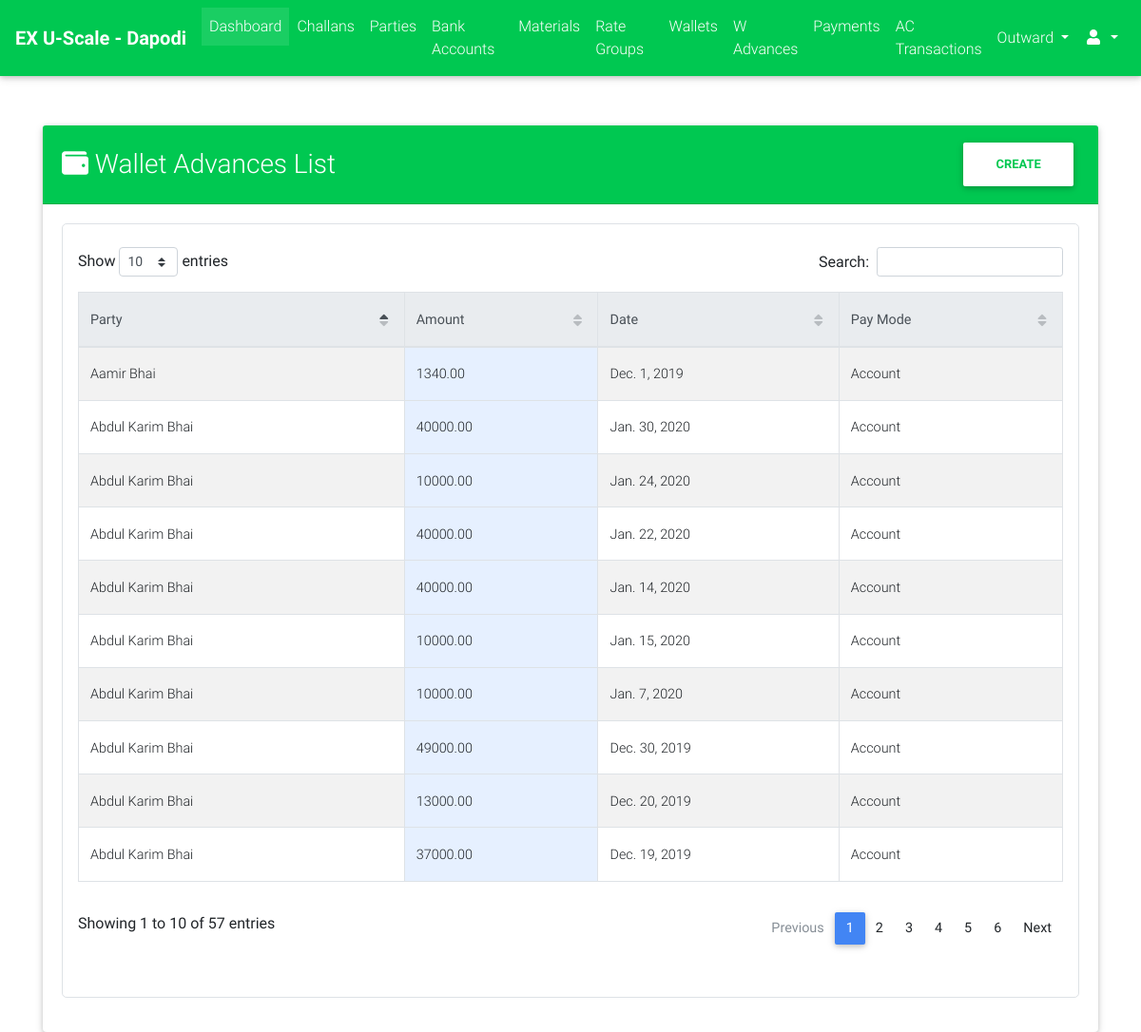
The app's page /cms_admin/wallets/wallet_advances/list/ (signed in) with its own data.
### parties/models.py (models this page shows, shortened)
class WalletAdvance(models.Model):
    GATEWAY_CHOICES = (("CS", "Cash"), ("AC", "Account"), ("IP", "In Payment"))
    wallet = models.ForeignKey(Wallet, verbose_name="Party", on_delete=models.CASCADE)
    amount = models.DecimalField(max_digits=9, decimal_places=2)
    gateway = models.CharField(max_length=2, choices=GATEWAY_CHOICES, default="CS")
    opening_balance = models.DecimalField(default=Decimal(0.0), max_digits=7, decimal_places=2)
    remaining_balance = models.DecimalField(default=Decimal(0.0), max_digits=7, decimal_places=2)
    payed_on = models.DateField(verbose_name="Payed On")
    image = models.ImageField(upload_to="parties/wallets/advances/", blank=True, null=True)

class Wallet(models.Model):
    DEDUCT_TYPE_CHOICES = (("FD", "Full Deduct"), ("PD", "Part Deduct"), ("FXD", "Fix Deduct"))
    party = models.ForeignKey(Party, on_delete=models.CASCADE)
    balance = models.DecimalField(max_digits=9, decimal_places=2, default=Decimal(0.00))
    upper_limit = models.DecimalField(max_digits=9, decimal_places=2, default=Decimal(20000.00))
    deduct_type = models.CharField(max_length=3, choices=DEDUCT_TYPE_CHOICES)
    fixed_amount = models.DecimalField(max_digits=7, decimal_places=2, blank=True, null=True)
    is_active = models.BooleanField(default=True)

class Party(models.Model):
    RATE_TYPE_CHOICES = (("GR", "Group Rate"), ("IR", "Individual Rate"))
    rate_type = models.CharField(max_length=2, choices=RATE_TYPE_CHOICES)
    rate_group = models.ForeignKey("rates.RateGroup", on_delete=models.PROTECT, blank=True, null=True)
    name = models.CharField(max_length=128)
    party_code = models.CharField(max_length=32, blank=True)
    address = models.TextField(blank=True)
    phone = models.CharField(max_length=13)
    whatsapp = models.CharField(max_length=13, blank=True)
    email = models.EmailField(blank=True, null=True)
    extra_info = models.TextField(blank=True)
    is_wallet_party = models.BooleanField(default=False)
    is_active = models.BooleanField(default=True)
    class Meta:
        verbose_name = "Party"
        verbose_name_plural = "Parties"
    @property
    def get_display_text(self):
        return self.name

### cms_admin/views.py (the view)
class WalletAdvanceListView(ExecutiveRequiredMixin, ListView):
    model = WalletAdvance
    context_object_name = "wallet_advances"
    template_name = "cms_admin/wallets/wallet_advances/list.html"
    ordering = "-id"

### cms_admin/views.py (called while the page is built)
    def test_func(self):
        return self.request.user.is_superuser or self.request.user.is_staff

### portal/templatetags/constant_tags.py (called while the page is built)
@register.simple_tag
def get_branch_name():
    return settings.BRANCH_NAME

### cms_admin/templates/cms_admin/wallets/wallet_advances/list.html (shortened to what this page needs)
{% extends "cms_admin/base.html" %}
{% load crispy_forms_tags %}
{% load static %}
{% block custom_links %}
    <link href="{% static "css/addons/datatables.min.css" %}" rel="stylesheet">
    <link href="{% static "css/addons/datatables-select.min.css" %}" rel="stylesheet">
{% endblock %}
{% block content %}
    <br><br>
    <div class="container">
        <div class="card">
            <div class="card-header bg-success font-weight-bold white-text">
                <div class="row">
                    <div class="col-lg-9 m-auto">
                        <h3 class="m-auto"><i class="fa fa-wallet"></i> Wallet Advances List</h3>
                    </div>
                    <div class="col-lg-3">
                        <a class="float-right" href="{% url "cms_admin:wallet_advances_create" %}"><button class="btn btn-white text-success font-weight-bold">Create</button></a>
                    </div>
                </div>
            </div>
            <div class="card-body">
                 <div class="table p-3 border" style="border-radius: 5px">
                     <table id="dt-basic-checkbox" class="table table-striped table-bordered" cellspacing="0" width="100%">
                         <thead class="thead-light">
                            <th class="th-sm">Party</th>
                            <th class="th-sm">Amount</th>
                            <th class="th-sm">Date</th>
                            <th class="th-sm">Pay Mode</th>
                         </thead>
                         <tbody>
                             {% if wallet_advances %}
                                 {% for wallet_advance in wallet_advances %}
                                     <tr>
                                         <td>{{ wallet_advance.wallet.party.get_display_text }}</td>
                                        <td class="bg-info-us">{{ wallet_advance.amount }}</td>
                                        <td>{{ wallet_advance.payed_on }}</td>
                                        <td>{{ wallet_advance.get_gateway_display }}</td>
                                     </tr>
                                 {% endfor %}
                             {% else %}
                                 <span class="text-black-50 font-weight-bold">No Wallet Advances Found</span>
                             {% endif %}
                         </tbody>
                    </table>
                 </div>
            </div>
        </div>
    </div>
{% endblock %}

### portal/static/css/style.css (style rules this page uses)
.bg-info-us { background-color: #e6f0ff!important; }

### records on screen
WalletAdvance: wallet.party.get_display_text "Abdul Karim Bhai", amount "40000.00", payed_on "Jan. 30, 2020", gateway "Account"
WalletAdvance: wallet.party.get_display_text "Abdul Karim Bhai", amount "10000.00", payed_on "Jan. 24, 2020", gateway "Account"
WalletAdvance: wallet.party.get_display_text "Abdul Karim Bhai", amount "40000.00", payed_on "Jan. 22, 2020", gateway "Account"
WalletAdvance: wallet.party.get_display_text "Abdul Karim Bhai", amount "40000.00", payed_on "Jan. 14, 2020", gateway "Account"
WalletAdvance: wallet.party.get_display_text "Abdul Karim Bhai", amount "10000.00", payed_on "Jan. 15, 2020", gateway "Account"
WalletAdvance: wallet.party.get_display_text "Abdul Karim Bhai", amount "10000.00", payed_on "Jan. 7, 2020", gateway "Account"
WalletAdvance: wallet.party.get_display_text "Abdul Karim Bhai", amount "49000.00", payed_on "Dec. 30, 2019", gateway "Account"
WalletAdvance: wallet.party.get_display_text "Abdul Karim Bhai", amount "13000.00", payed_on "Dec. 20, 2019", gateway "Account"
WalletAdvance: wallet.party.get_display_text "Abdul Karim Bhai", amount "37000.00", payed_on "Dec. 19, 2019", gateway "Account"
WalletAdvance: wallet.party.get_display_text "Aamir Bhai", amount "1340.00", payed_on "Dec. 1, 2019", gateway "Account"
